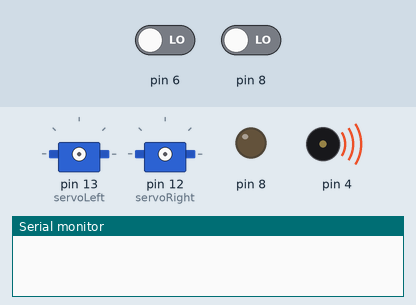
Recording of a sketch running on a simulated Arduino Uno, built with avr-gcc and run on an emulated ATmega328P. Parts: 2 × servo, output pins drawn as LEDs (lit = HIGH), buzzer (waves = sounding), the last lines printed to the serial monitor. The inputs (shaded band) are chosen by the test bench; at power-on: pin 6 LOW, pin 8 LOW.

Above: at 0.1 s.
At 2.2 s:
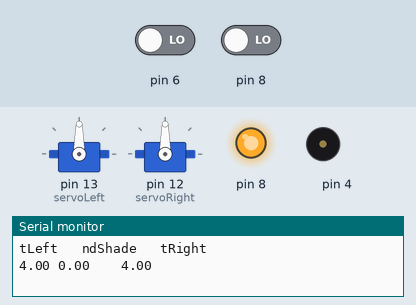
2.3 s: pin 6 driven HIGH
4.0 s: pin 6 driven LOW
7.0 s: pin 8 driven HIGH
8.6 s: pin 8 driven LOW
Timing chart, 0 to 11.6 s (numbered marks = the images above; inputs shaded):
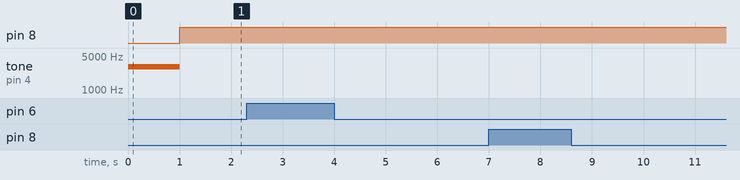

The sketch:

light_test.ino
```cpp
#include <Servo.h>

Servo servoLeft;
Servo servoRight;

/*
 *  notes:
 *  brightness value should be above 7000.
 *  if both 7000, go forward
 *  if one is 7000, pivot into the value
 *  if neither is 7000, go back
 */

void setup() {
  tone(4, 3000, 1000);
  delay(1000);
  Serial.begin(9600);
  servoLeft.attach(13);
  servoRight.attach(12);
}

void loop() {
  float tLeft = float(rcTime(8));
  float tRight = float(rcTime(6));
  float ndShade;
  ndShade = tRight / (tLeft + tRight) - 0.5;

  Serial.println("tLeft   ndShade   tRight");
  Serial.print(tLeft);
  Serial.print(" ");
  Serial.print(ndShade);
  Serial.print("    ");
  Serial.println(tRight);
  Serial.println(' ');
  delay(300);
}

long rcTime(int pin) {
  pinMode(pin, OUTPUT);
  digitalWrite(pin, HIGH);
  delay(5);
  pinMode(pin, INPUT);
  digitalWrite(pin, LOW);
  long time = micros();
  while(digitalRead(pin));
  time = micros() - time;
  return time;
}

void maneuver(int speedLeft, int speedRight, int msTime) {
  servoLeft.writeMicroseconds(1500 + speedLeft);
  servoRight.writeMicroseconds(1500 - speedRight);
  if(msTime == -1) {
    servoLeft.detach();
    servoRight.detach();
  }
  delay(msTime);
}
```
